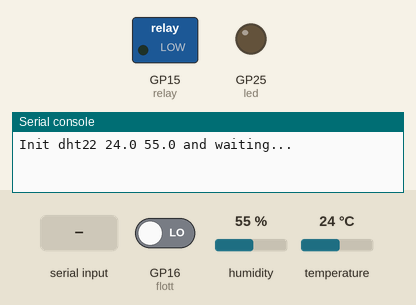
Simulated run of this program. Board: Raspberry Pi Pico running MicroPython. Shown: switched loads named in the program (green lamp = pin HIGH), output pins drawn as LEDs (lit = HIGH), the last lines printed to the serial console. The inputs (shaded band) are chosen by the test bench; at power-on: humidity 55 %, temperature 24 °C, GP16 (flott) LOW. Threads take turns every 2 ms.

Above: at 1.2 s.
1.3 s: humidity set to 49 %
At 8.9 s:
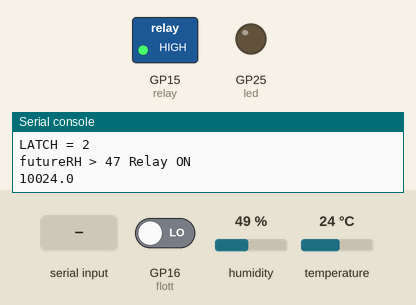
15.3 s: humidity set to 46 %
20.4 s: "tiny" typed at the serial console, then Enter
32.8 s: temperature set to 12 °C
45.3 s: GP16 (flott) driven HIGH
At 50.8 s:
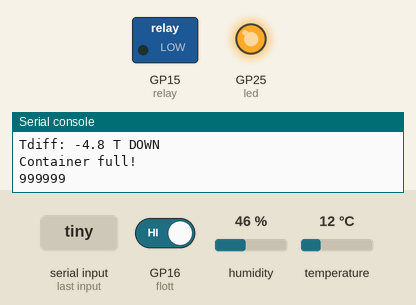
57.5 s: GP16 (flott) driven LOW
At 69.3 s:
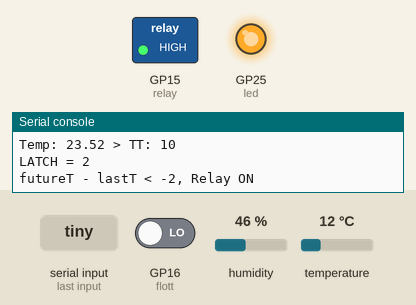
Timing chart, 0 to 71.8 s (numbered marks = the images above; inputs shaded):
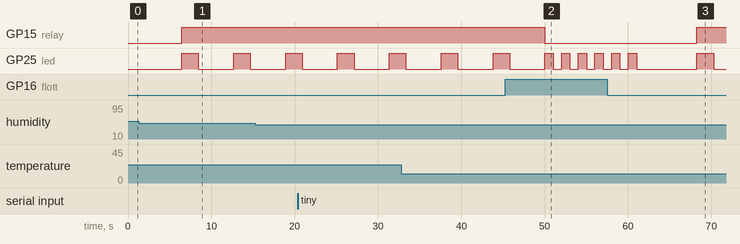

The program:

main.py
```python
from machine import Pin, WDT
from DHT22 import DHT22
import time
import sys
import _thread
from _thread import start_new_thread
import utime
import gc
import collections
#import queue

#watchdog1 = WDT(timeout=20000)
gc.enable()
# DHT22 library is available at
# https://github.com/danjperron/PicoDHT22

# init DHT22 on Pin 4. Do not forget to connect 3.3V and GND with a 10k pull-up resistor between 3.3V and data (4).
dht22 = DHT22(Pin(4,Pin.IN,Pin.PULL_UP))
# The LED is the pico built-in.
led = Pin(25, Pin.OUT)
# Relay on 15. For a 5V relay, connect 5V and GND to relay.
relay = Pin(15, Pin.OUT)
# For a "flottör" (float switch), connect it to 16 and 3.3V (NOT 5V!).
flott = Pin(16, Pin.IN,Pin.PULL_DOWN)
led.low()
relay.low()
degree = chr(176)

board = "pico"
# Time to sleep in main loop. DHT22 needs a few seconds between readouts.
sleeptime = 6000
# Temperature threshold: (at what temperature should the dehumidifier turn off due to low temperature?)
TT = 10
# RH threshold: (when should dehumidifier turn ON/OFF?)
RT = 47

LATCH = 2

def readser():
    global LATCH
    while True:
        arawdata = sys.stdin.readline()
        #print(arawdata)
        try:
            rawdata = int(arawdata)
        except:
            pass
        if board == "tiny":
            #blue.duty_u16(0)
            #green.duty_u16(65535)
            print("lkj")
        else:
            led.high()
            #led.duty_u16(65535)
        try:
            if rawdata > 299000:
                print("Latch on auto!")
                LATCH = 2
            elif rawdata > 199000:
                print("Latch on signal!")
                relay.high()
                LATCH = 1
            elif rawdata > 99000:
                print("Latch off signal!")
                LATCH = 0
                relay.low()
        except:
            pass
        gc.collect()

readserialThread = _thread.start_new_thread(readser, ())

mT = []
mRH = []
# llen: How long should the list to calculate a mean be?
llen = 100
countdown = 0
recountdown = 0
cd = 10

foo, bar = dht22.read()
print("Init dht22", foo, bar, "and waiting...")
utime.sleep(6)

while True:
    led.low()
    #LATCH
    T, RH = dht22.read()
    #Prefill all values up to llen
    if len(mT) < llen:
        print("PREFILL", llen, len(mT))
        for i in range(llen):
            mT.append(T)
            mRH.append(RH)
            #print(i, llen)
            #print(mT[i], mRH[i])

    if len(mT) < llen:
        mT.append(T)
    else:
        mT.pop(0)
        mT.append(T)
    if len(mRH) < llen:
        mRH.append(RH)
    else:
        mRH.pop(0)
        mRH.append(RH)

    sT = sum(mT)/len(mT)
    sRH = sum(mRH)/len(mRH)

    #print(str(len(mRH)))
    #print(mT)
    #print(mRH)

    firstRH = mRH[0]
    lastRH = mRH[-10]
    firstT = mT[0]
    lastT = mT[-10]

    for r in range(1, 5):
        #print(r)
        firstRH += mRH[r]
        firstT += mT[r]
    for q in range(-5, -1):
        #print(q)
        lastRH += mRH[q]
        lastT += mT[q]

    firstRH /= 5
    lastRH /= 5
    firstT /= 5
    lastT /= 5
    #firstRH = (mRH[0] + mRH[1]) /2 #+ mRH[5]) / 3
    #lastRH = (mRH[-10] + mRH[-11]) /2 # + mRH[-12]) / 3
    #firstT = (mT[0] + mT[1]) /2 # + mT [5]) / 3
    #lastT = (mT[-10] + mT[-11]) /2 # + mT[-12]) / 3

    RHdiff = round((lastRH - firstRH), 5)
    Tdiff = round((lastT - firstT), 5)

    # Future: (40-10 = 30)*2 = 60 iterations from current

    futureRH = round((lastRH + (RHdiff * 2)), 3)
    futureT = round((lastT + (Tdiff * 2)), 3)
    #for f in range((llen - 10)):
    #    futureRH += RHdiff
    #    futureT += Tdiff
    futureRHdiff = round((futureRH - mRH[-1]), 3)
    futureTdiff = round((futureT - mT[-1]), 3)
    print("------------------------------------------------------------------------")
    print("RHdiff =", RHdiff, "Tdiff =", Tdiff)
    print("firstRH [0] =", firstRH, ", lastRH [",(llen),"] =", lastRH, ", RH [now",llen,"] =", RH, ", futureRH [",((llen)*2),"] =", futureRH)
    print(" firstT [0] =", firstT,  ",  lastT [",(llen),"] =",  lastT, ",  T [now",llen,"] =", T,  ",  futureT [",((llen)*2),"] =", futureT)
    print("Latest mean: sRH =", sRH, "sT =", sT)
    print("futureRHdiff =", futureRHdiff, "futureTdiff =", futureTdiff)

    #print("Tdiff:", Tdiff, " RHdiff:", RHdiff)
    if RHdiff >= 0.1:
        print("RHdiff:", RHdiff, "RH UP")
        RHup = True
    else:
        print("RHdiff:", RHdiff, "RH DOWN")
        RHup = False
    if Tdiff <= -0.1:
        print("Tdiff:", Tdiff, "T DOWN")
        Tup = False
    else:
        print("Tdiff:", Tdiff, "T UP")
        Tup = True

    #print("AVG::: {:3.1f} {:3.1f}".format(sT,sRH))
    #notfull = flott.high() == False
    if flott.value() == True:
        relay.low()
        print("Container full!")
        ran = range(6)
        for r in ran:
            led.high()
            print("{}".format(999999), '\r')
            utime.sleep(1)
            led.low()
            print("{}".format(999999), '\r')
            utime.sleep(1)
        #utime.sleep(2)
    #elif T is None:
    #    print("T=----", degree, "C RH=----}%")
    else:
        if sT >= TT: #and flott.value() != True:
            led.high()
            print("Temp:", sT, "> TT:", TT )
            if LATCH == 1:
                relay.high()
                print("LATCH =", LATCH, "Relay ON")
            elif LATCH > 1:
                print("LATCH =", LATCH)
                if recountdown > 0:
                    relay.low()
                    print("Staying OFF, recountdown =", recountdown)
                    recountdown -= 1

                elif sRH > RT and RHup:
                    relay.high()
                    print("sRH:", sRH, ">", RT, "RHup =", RHup, ", Relay ON")
                    countdown = cd
                elif sRH > (RT-4) and RHdiff > 0.4:
                    relay.high()
                    print("RHdiff:", RHdiff, "> 0.4", "Relay ON")
                    countdown = cd
                elif sRH > (RT-2) and RHup and not Tup:
                    relay.high()
                    print("sRH >", (RT-2), "RH up, Temp down, Relay ON")
                    countdown = cd
                elif sRH > (RT+2) and not Tup:
                    relay.high()
                    print("RH >", (RT+2), "Temp DOWN", Tup, "Relay ON")
                    countdown = cd
                elif sRH > (RT+10):
                    relay.high()
                    print("RH >", (RT+10), "Relay ON")
                    countdown = cd
                elif futureRH > RT:
                    relay.high()
                    print("futureRH >", RT, "Relay ON")
                    countdown = cd
                elif (futureT - lastT) < -2:
                    relay.high()
                    print("futureT - lastT < -2, Relay ON")
                    countdown = cd
                else:
                    print("No latch >1 errorlevels true")
                    if countdown <= 0:
                        relay.low()
                        print("Countdown done, Relay OFF")
                        recountdown = cd
                    else:
                        print("Staying ON, countdown =", countdown)
                        countdown -= 1

            elif LATCH == 0:
                print("LATCH =", LATCH)
                relay.low()
            else:
                print("RH:", sRH, "<", RT, ", Relay OFF")
                relay.low()
        else:
            led.low()
            relay.low()
            print(sT,"<",TT, sRH, "Relay OFF")
        #print(T,RH)
        #print("T={:3.1f}{}C RH={:3.1f}%".format(T,degree,RH))
    time.sleep_ms(int(sleeptime/3))
    led.high()
    print("{:3.1f}".format(sT+10000), '\r')
    led.low()
    time.sleep_ms(int(sleeptime/3))
    led.high()
    print("{:3.1f}".format(sRH+20000), '\r')
    led.low()
    time.sleep_ms(int(sleeptime/3))
    led.high()
    sT = sRH = T = RH = None
    gc.collect()
    #watchdog1.feed()
```

Measured:
- after the input at 45.3 s, GP15 (relay): HIGH → LOW after 4.7 s
- after the input at 57.5 s, GP15 (relay): LOW → HIGH after 10.8 s
